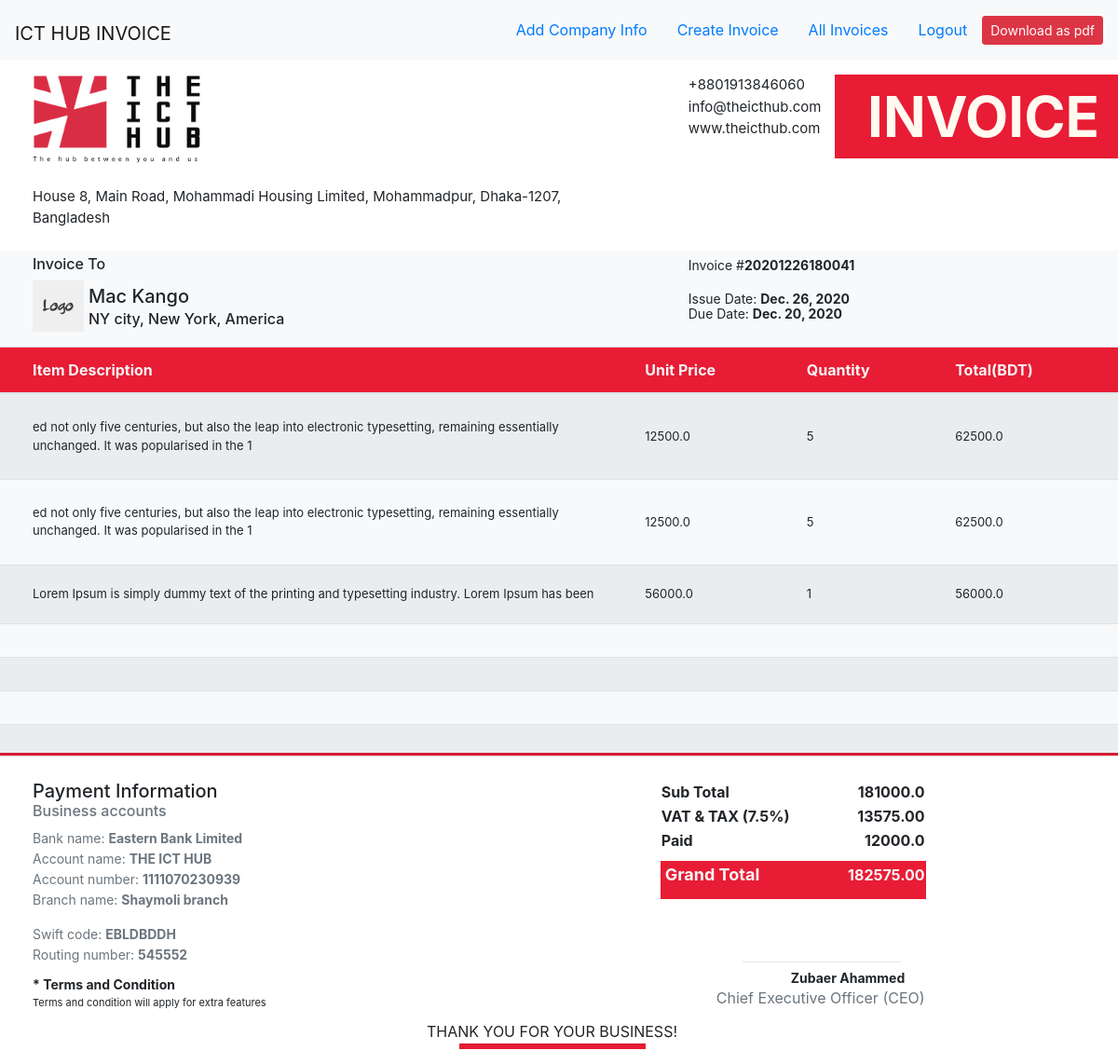
Screenshot of /invoice/view/28 (signed in) with the database file from the repository.
### company/models.py (models this page shows, shortened)
class CompanyInfo(models.Model):
    logo = models.ImageField(upload_to="Company_logo")
    name = models.CharField(max_length=100)
    email = models.EmailField(max_length=200)
    phone = PhoneNumberField(null=False, blank=False, unique=True, max_length=14)
    website = models.CharField(max_length=50)
    address = models.TextField()

class BankInfo(models.Model):
    bank_name = models.CharField(max_length=100)
    account_type = models.CharField(max_length=100)
    account_name = models.CharField(max_length=200)
    account_number = models.IntegerField(null=False, blank=False, unique=True)
    branch_name = models.CharField(max_length=100)
    swift_code = models.CharField(max_length=50)
    routing_number = models.IntegerField(null=False, blank=False, unique=True)

### customer/models.py (models this page shows, shortened)
class InvoiceInfo(models.Model):
    company_id = models.ForeignKey(CustomerCompanyInfo, on_delete=models.CASCADE)
    invoice_number = models.IntegerField(editable=False, unique=True)
    total = models.FloatField(editable=False, blank=True, null=True)
    tax = models.FloatField(editable=False, blank=True, null=True)
    paid = models.FloatField(editable=True, blank=False, default=0)
    grand_total = models.FloatField(editable=False, blank=True, null=True)
    issue_date = models.DateField(auto_now=False, auto_now_add=True)
    due_date = models.DateField(auto_now=False, auto_now_add=False)

class CustomerCompanyInfo(models.Model):
    logo = models.ImageField(upload_to="Customer_company_logo", null=True, blank=True, default='default.jpg')
    name = models.CharField(max_length=100, unique=True)
    address = models.CharField(max_length=200)
    created_on = models.DateTimeField(auto_now=False, auto_now_add=True)

class ProductInfo(models.Model):
    invoice_id = models.ForeignKey(InvoiceInfo, on_delete=models.CASCADE)
    item_name = models.CharField(max_length=200)
    quantity = models.PositiveIntegerField()
    unit_price = models.FloatField()
    sub_total = models.FloatField(editable=False, blank=True, null=True)
    created_on = models.DateTimeField(auto_now=False, auto_now_add=True)

### customer/views.py (the view)
# urls.py: path('invoice/view/<int:id>', views.view_invoice, name='view-invoice'),
def view_invoice(request, id):
    if request.user.is_authenticated:
        owner_company = CompanyInfo.objects.all()[0]
        bank_info = BankInfo.objects.all()[0]
        invoice = InvoiceInfo.objects.get(pk=id)
        product = ProductInfo.objects.all().filter(invoice_id=invoice)
        total = 0
        count = 0
        for prod in product:
            total = total + prod.sub_total
            count = count + 1
        amount = 0.075
        tax = total * amount
        invoice.tax = tax
        invoice.total = total
        net = invoice.total + float(invoice.tax)
        grand_total = float(net) - invoice.paid
        invoice.grand_total = grand_total
        invoice.save()
        count = 7 - count
        context = {
            "owner": owner_company,
            "items": product,
            "bank": bank_info,
            "invoice": invoice,
            "counter": range(count),
        }
        return render(request, 'final.html', context)
    else:
        return HttpResponseNotFound('<h1 style="text-align:center;">You are not eligible to see this page <br> DO '
                                    '<a href="/">LOGIN</a></h1>')

### templates/final.html (shortened to what this page needs)
<!doctype html>
{% load static %}
<html lang="en">
  <head>
    <link rel="stylesheet" href="https://cdn.jsdelivr.net/npm/bootstrap@4.5.3/dist/css/bootstrap.min.css">
  </head>
  <body>
        <nav class="navbar navbar-light bg-light">
              <a href="{% url 'all_invoice' %}" class="navbar-brand mr-auto mt-2">ICT HUB INVOICE</a>
              <a class="nav-link ml-0" href="{% url 'customer-company' %}">Add Company Info</a>
              <a class="nav-link ml-0" href="{% url 'invoice' %}">Create Invoice</a>
              <a class="nav-link ml-0" href="{% url 'all_invoice' %}">All Invoices</a>
              <a class="nav-link ml-0" href="{% url 'logout' %}">Logout</a>
              <button class="btn btn-sm btn-danger" id="download">Download as pdf</button>
        </nav>
    <div id="invoice">
            <div class="row mt-3" style="margin-right:0;">
                <div class="col-md-7" style="padding-left:50px;">
                    <img src="{{ owner.logo.url }}" width="180" height="95" alt="logo">
                    <p style="margin-top:25px;font-size:15px;">{{ owner.address }}</p>
                </div>
                <div class="col-md-5" style="padding-right:0;">
                    <p class="float-right" style="font-size:60px;color:floralwhite;background:#E81C35;
                    font-weight:bold;padding: 0 20px 0 35px; margin-bottom:15px;">INVOICE</p>
                    <p style="margin-left:30px;font-size:15px;">{{ owner.phone }} </p>
                    <p style="margin-left:30px;font-size:15px;margin-top:-15px;">{{ owner.email }}</p>
                    <p style="margin-left:30px;font-size:15px;margin-top:-15px;">{{ owner.website }}</p>
                </div>
            </div>
            <div class="row mt-2" style="margin-right:0;background:#F8F9FA;">
                    <div class="col-md-7" style="padding-left:50px;margin-top:5px;">
                        <h6>Invoice To</h6>
                        <img src="{{ invoice.company_id.logo.url }}" width="55" height="55" alt="logo">
                        <h5 style="margin-left:60px;margin-top:-50px;">{{ invoice.company_id.name }}</h5>
                        <h6 style="margin-bottom:20px;margin-left:60px;margin-top:-5px;">{{ invoice.company_id.address }}</h6>
                    </div>
                    <div class="col-md-5" style="padding-right:0;margin-top:5px;">
                        <p style="margin-left:30px;font-size:14px;margin-bottom:15px;">Invoice #<b>{{ invoice.invoice_number }}</b></p>
                        <p style="margin-left:30px;font-size:14px;">Issue Date: <b>{{ invoice.issue_date }}</b></p>
                        <p style="margin-left:30px;font-size:14px;margin-top:-21px;">Due Date: <b>{{ invoice.due_date }}</b></p>
                    </div>
        <table class="table table-striped new" style="margin:0;">
          <thead style="background:#E81C35;color:whitesmoke;">
            <tr>
              <th style="padding-left:50px;" class="text-left manage">Item Description</th>
              <th>Unit Price</th>
              <th>Quantity</th>
              <th>Total(BDT)</th>
            </tr>
          </thead>
          <tbody>
          {% for item in items %}
            <tr>
              <td style="padding-left:50px;font-size:13px;" class="text-left manage">{{ item.item_name|slice:135 }}</td>
              <td style="font-size:13px;">{{ item.unit_price }}</td>
              <td style="font-size:13px;">{{ item.quantity }}</td>
              <td style="font-size:13px;">{{ item.sub_total }}</td>
            </tr>
            {% endfor %}
            {% for i in counter %}
            <tr>
              <td style="padding-left:50px;" class="text-left manage"></td>
              <td></td>
              <td></td>
              <td></td>
            </tr>
            {% endfor %}
          </tbody>
        </table>
        </div>
 <hr style="height:2px;background:#E81C35;margin-top:-4px;">
            <div class="row" style="margin-right:0;">
                <div class="col-md-7" style="padding-left:50px;margin-top:10px;">
                    <h5>Payment Information</h5>
                    <h6 class="text-muted" style="margin-top:-8px;">{{ bank.account_type }}</h6>
                    <p class="text-muted" style="font-size:14px;">Bank name: <b>{{ bank.bank_name }} </b></p>
                    <p class="text-muted" style="margin-top:-15px;font-size:14px;">Account name: <b> {{ bank.account_name }} </b></p>
                    <p class="text-muted" style="margin-top:-15px;font-size:14px;">Account number: <b>{{ bank.account_number }}</b></p>
                    <p class="text-muted" style="margin-top:-15px;font-size:14px;">Branch name: <b> {{ bank.branch_name }} </b></p>
                    <p class="text-muted" style="font-size:14px;">Swift code: <b> {{ bank.swift_code }} </b></p>
                    <p class="text-muted" style="margin-top:-15px;font-size:14px;">Routing number: <b> {{ bank.routing_number }} </b></p>
                </div>
                <div class="col-md-5" style="padding-right:0;margin-top:10px;">
                    <table class="" style="margin:0;">
                        <tbody>
                            <tr>
                                <td style="font-size:16px;font-weight:bold;">Sub Total</td>
                                <td>&nbsp;&nbsp;&nbsp;&nbsp;&nbsp;&nbsp;&nbsp;&nbsp;&nbsp;&nbsp;&nbsp;&nbsp;&nbsp;</td>
                                <td class="text-right" style="font-size:16px;font-weight:bold;">{{ invoice.total }}</td>
                            </tr>
                            <tr>
                                <td style="font-size:16px;font-weight:bold;">VAT & TAX (7.5%)</td>
                                <td>&nbsp;&nbsp;&nbsp;&nbsp;&nbsp;&nbsp;&nbsp;&nbsp;&nbsp;&nbsp;&nbsp;&nbsp;&nbsp;</td>
                                <td class="text-right" style="font-size:16px;font-weight:bold;">{{ invoice.tax|floatformat:2 }}</td>
                            </tr>
                            <tr>
                                <td style="font-size:16px;font-weight:bold;padding-bottom:10px;">Paid</td>
                                <td>&nbsp;&nbsp;&nbsp;&nbsp;&nbsp;&nbsp;&nbsp;&nbsp;&nbsp;&nbsp;&nbsp;&nbsp;&nbsp;</td>
                                <td class="text-right" style="font-size:16px;font-weight:bold;padding-bottom:10px;">{{ invoice.paid }}</td>
                            </tr>
                            <tr class="wrapper" style="background:#E81C35;color:whitesmoke;">
                                <td style="font-size:18px;font-weight:bold;padding-left:5px;">Grand Total</td>
                                <td>&nbsp;&nbsp;&nbsp;&nbsp;&nbsp;&nbsp;&nbsp;&nbsp;&nbsp;&nbsp;&nbsp;&nbsp;&nbsp;</td>
                                <td class="text-right" style="font-size:16px;font-weight:bold;">{{ invoice.grand_total|floatformat:2 }}</td>
                            </tr>
                        </tbody>
                    </table>
                </div>
            </div>
        <div class="row" style="margin-right:0;">
                <div class="col-md-7" style="padding-left:50px;margin-top:-5px;">
                    <p style="font-size:14px;font-weight:bold;">* Terms and Condition</p>
                    <p style="font-size:11px;margin-top:-15px;">Terms and condition will apply for extra features</p>
                </div>
                <div class="col-md-5" style="padding-right:0;margin-top:-35px;">
                    <hr style="width:170px;margin-left:88px;">
                    <p style="font-size:14px;margin-left:140px;font-weight:bold;margin-top:-10px;">Zubaer Ahammed</p>
                    <p style="font-size:16px;margin-left:60px;margin-top:-17px;" class="text-muted">Chief Executive Officer (CEO)</p>
                </div>
            </div>
    <div class="row" style="margin-right:0;margin-top:-5px;">
        <div class="col-md-12 text-center">
            <p>THANK YOU FOR YOUR BUSINESS!</p>
            <hr style="height:5px;width:200px;background:#E81C35;margin-top:-15px;">
        </div>
    </div>
</div>
  </body>
</html>

### templates/final.html (style rules this page uses)
.table td, .table th { padding: .75rem; vertical-align: middle!important; border-top: 1px solid #dee2e6; }
tr.wrapper { position: relative; }
tr.wrapper::after { position: absolute; top: 41%; right: 0; width: 100%; height: 29px; background: #E81C35; content: ""; z-index: -1; }
table.table.table-striped.new { height: 440px!important; }
.manage { max-width:400px; }

### rows the page displays
CompanyInfo: logo (picture), address "House 8, Main Road, Mohammadi Housing Limited, Mohammadpur, Dhaka-1207, Bangladesh", phone "+8801913846060", email "info@theicthub.com", website "www.theicthub.com"
InvoiceInfo: company_id.logo (placeholder picture), company_id.name "Mac Kango", company_id.address "NY city, New York, America", invoice_number "20201226180041", issue_date "Dec. 26, 2020", due_date "Dec. 20, 2020", total "181000.0", tax "13575.00", paid "12000.0", grand_total "182575.00"
ProductInfo: item_name "ed not only five centuries, but also the leap into electronic typesetting, remaining essentially unchanged. It was popularised in the 1", unit_price "12500.0", quantity "5", sub_total "62500.0"
ProductInfo: item_name "ed not only five centuries, but also the leap into electronic typesetting, remaining essentially unchanged. It was popularised in the 1", unit_price "12500.0", quantity "5", sub_total "62500.0"
ProductInfo: item_name "Lorem Ipsum is simply dummy text of the printing and typesetting industry. Lorem Ipsum has been", unit_price "56000.0", quantity "1", sub_total "56000.0"
BankInfo: account_type "Business accounts", bank_name "Eastern Bank Limited", account_name "THE ICT HUB", account_number "1111070230939", branch_name "Shaymoli branch", swift_code "EBLDBDDH", routing_number "545552"
